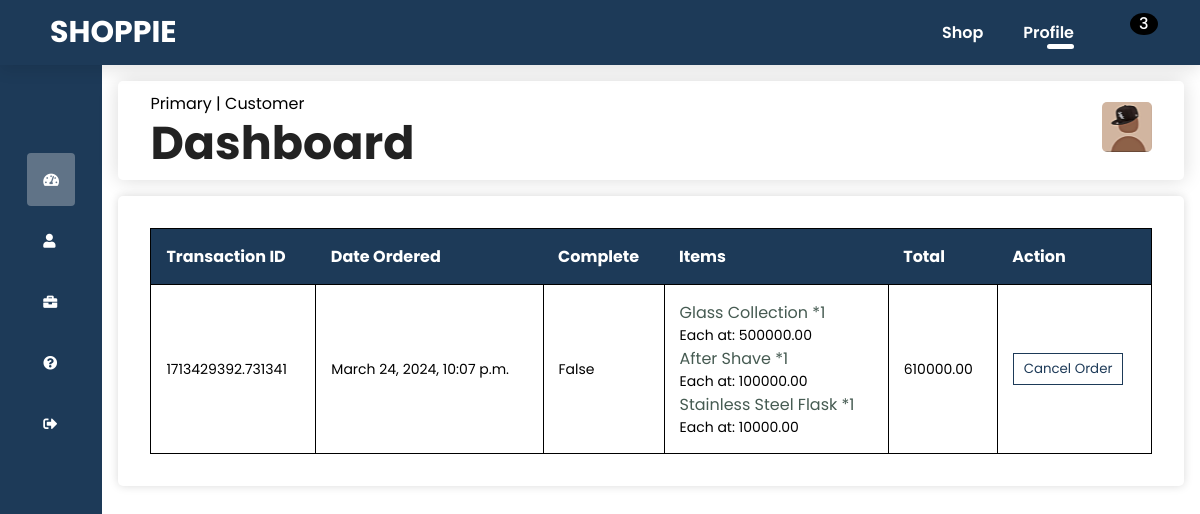
Page /auth/profile/ (signed in) on the committed database.
### authentication/models.py (models this page shows, shortened)
class Profile(models.Model):
    user = models.OneToOneField(User, on_delete=models.CASCADE)  # Link to User model
    image = models.ImageField(default="default-4.jpg", upload_to="profile_pics")  # Image field for profile picture
    @property
    def imageurl(self):
        try:
            url = self.image.url
        except:
            url = ""
        return url

### shop/models.py (models this page shows, shortened)
class Order(models.Model):
    customer = models.ForeignKey(
        User, on_delete=models.SET_NULL, null=True, blank=True  # Link to User model
    )
    date_ordered = models.DateTimeField(auto_now_add=True)
    complete = models.BooleanField(default=False)
    transaction_id = models.CharField(max_length=100)
    def __str__(self):
        return f"{self.id}"
    @property
    def get_cart_total(self):
        orderitems = self.orderitem_set.all()
        total = sum([item.get_total for item in orderitems])
        return total
    @property
    def get_items_in_cart(self):
        orderitems = self.orderitem_set.all()
        return orderitems
    @property
    def get_cart_items(self):
        orderitems = self.orderitem_set.all()
        total = sum([item.quantity for item in orderitems])
        return total

class OrderItem(models.Model):
    product = models.ForeignKey(
        Product, on_delete=models.SET_NULL, null=True, blank=True  # Link to Product model
    )
    order = models.ForeignKey(Order, on_delete=models.CASCADE, null=True, blank=True)  # Link to Order model
    quantity = models.IntegerField(default=0)
    date_added = models.DateTimeField(auto_now_add=True)
    @property
    def get_total(self):
        total = self.product.price * self.quantity
        return total

class Product(models.Model):
    name = models.CharField(max_length=100)
    description = models.TextField(null=True, blank=True)
    owner = models.ForeignKey(Business, on_delete=models.CASCADE, null=True)  # Link to Business model
    price = models.DecimalField(max_digits=12, decimal_places=2)
    digital = models.BooleanField(default=False)
    image = models.ImageField(null=True, blank=True, max_length=500)
    category = models.ForeignKey(
        Category, on_delete=models.SET_NULL, null=True, blank=True
    )
    rating = models.DecimalField(default=0.0, decimal_places=1, max_digits=3)

### authentication/views.py (the view)
# urls.py: path("profile/", profile, name="profile"),
@login_required
def profile(request):
    data = cartData(request)
    cartItems = data["cartItems"]
    business_owner = ""
    products = []
    try:
        the_user = Customer.objects.filter(user=request.user).first()
        if len(Customer.objects.filter(user=request.user)) == 0:
            raise ValueError
        orders = Order.objects.filter(customer=request.user).order_by("-date_ordered")
        the_user = "Customer"
    except Exception as e:
        the_user = "Business"
        business = Business.objects.filter(owner=request.user).first()
        products = Product.objects.filter(owner=business)
        orderitems = OrderItem.objects.filter(product__owner=business).order_by("-date_added")
        orders = []
        for orderitem in orderitems:
            if orderitem.order not in orders:
                orders.append(orderitem.order)
        business_owner = business
    if request.method == 'POST':
        profile_form = ProfileForm(request.POST, request.FILES, instance=request.user.profile)
        user_form = UserUpdateForm(request.POST, instance=request.user)
        if profile_form.is_valid() and user_form.is_valid():
            profile_form.save()
            user_form.save()
            try:
                customer = Customer.objects.filter(user=request.user).first()
                customer.first_name = f"{user_form.cleaned_data.get('first_name')}"
                customer.last_name = f"{user_form.cleaned_data.get('last_name')}"
                customer.email = f"{user_form.cleaned_data.get('email')}"
                customer.save()
            except Exception as e:
                business = Business.objects.filter(owner=request.user).first()
                business.first_name = f"{user_form.cleaned_data.get('first_name')}"
                business.last_name = f"{user_form.cleaned_data.get('last_name')}"
                business.email = f"{user_form.cleaned_data.get('email')}"
                business.save()
            return redirect("profile")
    else:
        profile_form = ProfileForm(instance=request.user.profile)
        user_form = UserUpdateForm(instance=request.user)
    context={
        'title':'PROFILE',
        'cartItems':cartItems,
        'profile_form': profile_form,
        'user_form': user_form,
        'orders': orders,
        'the_user': the_user,
        'business_owner': business_owner,
        'products': products,
        'first_order': orders[0] if orders else 0
        }
    print(orders)
    return render(request, "authentication/profile.html",context)

### shop/utilities.py (called while the page is built)
def cartData(request):
    if request.user.is_authenticated:
        customer = request.user
        order = Order.objects.filter(customer=customer, complete=False).first()
        if order == None:
            order = Order.objects.create(customer=customer, complete=False)
        items = order.orderitem_set.all()
        cartItems = order.get_cart_items
    else:
        cookieData = cookieCart(request)
        cartItems = cookieData["cartItems"]
        order = cookieData["order"]
        items = cookieData["items"]
    return {"cartItems": cartItems, "items": items, "order": order}

### authentication/templates/authentication/profile.html (shortened to what this page needs)
{% extends 'shop/main.html' %} {% block content %}
{% load static %}
<div class="profile">
    <div class="sidebar">
        <div class="logo"></div>
        <ul class="main">
            <li id="link" class="dashboard active"><span><i class="fas fa-tachometer-alt"></i>Dashboard</span></li>
            <li id="link" class="profile"><span><i class="fas fa-user"></i>Profile</span></li>
            <li id="link" class="orders"><span ><i class="fas fa-briefcase"></i>Orders</span></li>
            <li id="link" class="faq"><span><i class="fas fa-question-circle"></i>FAQ</span></li>
            <li ><a href="{% url 'logout' %}"><i class="fas fa-sign-out-alt"></i>Log Out</a></li>
        </ul>
    </div>
    <div class="main--content">
        <div class="1-content content-section">
        <div class="header--wrapper">
                <div class="header--title">
                    <span>Primary | {{ the_user }}</span>
                    <h2>Dashboard</h2>
                </div>
                <div class="user--info">
                    <img src="{{ user.profile.imageurl }}" alt="">
                </div>
            </div>
            <div class="card--container">
                {% if the_user == "Customer" %}
                <div class="order--wrapper">
                    <table>
                        <thead>
                            <tr>
                                <th>Transaction ID</th>
                                <th>Date Ordered</th>
                                <th>Complete</th>
                                <th>Items</th>
                                <th>Total</th>
                                <th>Action</th>
                            </tr>
                        </thead>
                        {% if first_order != 0 %}
                        <tbody>
                            <tr>
                                <td>{{ first_order.transaction_id }}</td>
                                <td>{{ first_order.date_ordered }}</td>
                                <td>{{ first_order.complete }}</td>
                                <td class="col">
                                    {% for item in first_order.get_items_in_cart %}
                                    {% if item.product.owner == business_owner and the_user == "Business" %}
                                    <p style="margin:0;padding:0">{{ item.product.name }} *{{ item.quantity }}</p>
                                    Each at: {{ item.product.price }}
                                    {% elif the_user == "Customer" %}
                                    <p style="margin:0;padding:0">{{ item.product.name }} *{{ item.quantity }}</p>
                                    Each at: {{ item.product.price }}
                                    {% endif %}
                                    {% endfor %}
                                </td>
                                <td>{{ first_order.get_cart_total }}</td>
                                <td><a href="{% url 'delete-order' first_order.pk %}"><button class="order-c-btn" type="button">Cancel
                                            Order</button></a></td>
                            </tr>
                        </tbody>
                        {% endif %}
                    </table>
                </div>
                {% endif %}
            </div>
        </div>
        </div>
    </div>
</div>
{% endblock %}

### static/css/main.css (style rules this page uses)
* { margin: 0; padding: 0; box-sizing: border-box; font-family:"Poppins"; }
body { overflow-x: hidden; }
html { scroll-behavior: smooth; }
h2 { font-size: 46px; line-height: 54px; color: #222; }
p { font-size: 16px; color: #465b52; margin: 15px 0 20px 0; }
.logo { font-size:30px; font-weight: 700; color:black; text-decoration: none; cursor: pointer; transition: all 0.2s linear; }
.profile { display:flex; margin-top:65px }
.sidebar { position:sticky; top:0px; left:0px; bottom:0px; width:107px; height:100vh; padding:0 1.7rem; color:#fff; overflow:hidden; transition:all 0.2s linear; background-color: #1d3a58; }
.profile .logo { height:80px; padding:16px; }
.profile .main { height: 88%; position: relative; list-style:none; padding:0; }
.profile .main li { padding:1rem; margin:8px 0; border-radius:4px; transition:all 0.3s linear; cursor: pointer; }
.profile .main .active, .profile .main li:hover { background:#e0e0e058; }
.profile .main a, .profile .main span { color:#fff; font-size:14px; text-decoration: none; display: flex; align-items:center; gap:1.5rem; text-wrap:nowrap; background: none!important; }
.profile .main .active a, .profile .main .active span { background: none!important; }
.profile .main a, .profile .main span { overflow: hidden; }
.profile .main--content { position: relative; background-color: #fff; width:100%; padding:1rem; }
.profile .header--wrapper img { width:50px; height:50px; border-radius:5px; }
.profile .header--wrapper { display:flex; justify-content: space-between; align-items: center; box-shadow: 0 0px 20px rgba(0,0,0,0.15); padding:10px 2rem; border-radius: 5px; margin-bottom: 1rem; }
.profile .f-content .faq-section, .profile .o-content .order--container, .profile .p-content .user-information, .profile .card--container { background-color: #fff; padding:2rem; border-radius: 5px; box-shadow: 0 0 10px rgba(0,0,0,0.15); }
.profile table { border-collapse: collapse; box-sizing: border-box; width:100%; }
.profile table thead { color:#fff; background-color: #1d3a58; border: 1px solid #000; }
.profile table th { padding:15px; text-align: left; }
.profile tbody td { padding:15px; font-size:14px; color:#000; border:1px solid #000; }
.order-c-btn { padding:5px 10px; border:1px solid #1d3a58; background-color: transparent; color:#1d3a58; cursor: pointer; transition:all 0.2s linear; }

### rows in the picture
Order: transaction_id "1713429392.731341", date_ordered "March 24, 2024, 10:07 p.m.", complete "False", get_cart_total "610000.00"
OrderItem: product.name "Glass Collection", quantity "1", product.price "500000.00"
OrderItem: product.name "After Shave", quantity "1", product.price "100000.00"
OrderItem: product.name "Stainless Steel Flask", quantity "1", product.price "10000.00"

### other values in the picture
{{ cartItems }} "3"
{{ the_user }} "Customer"
